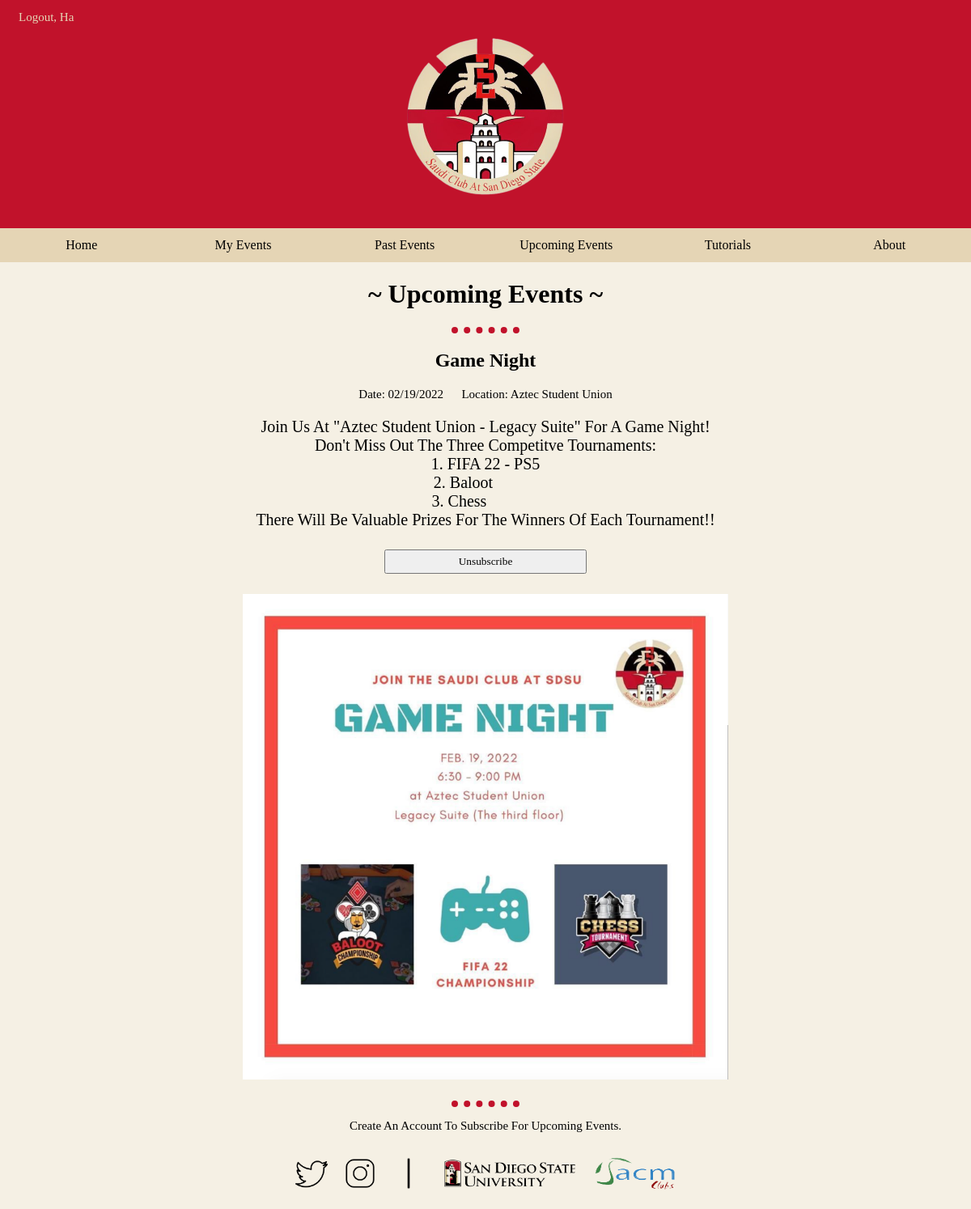
Page /upcoming-events.php (signed in) on the committed database.
### tables this page shows
CREATE TABLE `events` (
  `eventid` int(11) NOT NULL,
  `eventname` varchar(60) NOT NULL,
  `eventdetails` varchar(300) NOT NULL,
  `eventdate` varchar(60) NOT NULL,
  `eventlocation` varchar(100) NOT NULL,
  `upcoming` int(2) NOT NULL,
  `image` varchar(400) NOT NULL
);

### upcoming-events.php (the view, shortened to what this page needs)
<!DOCTYPE html>
<html>
  <head>
    <link rel="stylesheet" href="css/styles.css">
  </head>
  <body>
    <?php include 'navbar.php';?>
    <div class="Upcoming_events" style="text-align: center;">
      <h1>~ Upcoming Events ~</h1>
      <hr>
      <?php
        $query = "SELECT * FROM events WHERE upcoming=1";
        $upcoming_events = mysqli_query($db, $query);
        while ($row = $upcoming_events->fetch_array(MYSQLI_NUM)) {
          $event_id = $row[0];
          $event_name = $row[1];
          $event_details = $row[2];
          $event_date = $row[3];
          $event_location = $row[4];
          $image = $row[6];
          ?>
          <h2> <?php echo $event_name; ?> </h2>
          <p class="subtext">Date: <?php echo $event_date; ?> &emsp; Location: <?php echo $event_location; ?> </p>
          <p>
            <?php echo $event_details; ?>
            <?php if( isset($_SESSION['userid'])){
                    $query = "SELECT * FROM userevents WHERE userid={$_SESSION['userid']} AND registered = 0";
                    $not_registered = mysqli_query($db, $query);
                    if (mysqli_num_rows($not_registered) == 1) {
                      ?>
                      <form class="Events-Registeration" action = "" method = "post">
                        <input type="hidden" name = "event_id" value ="<?php echo $event_id; ?>" >
                        <input type="submit" name="Register-upcoming" value="Subscribe" style="width: 250px; height: 30px;">
                      </form>
                      <?php
                    }
                    else{
                      ?>
                      <form class="Events-Registeration" action = "" method = "post">
                        <input type="submit" name="Deregister-upcoming" value="Unsubscribe" style="width: 250px; height: 30px;">
                      </form>
                      <?php
                    }
                  }
            ?>
          </p>
          <img class = "slideshow" src= "<?php echo $image; ?>" style="width:50%">
          <br><br>
        <?php
        }
      ?>
      <hr>
      <p class="subtext">Create an Account to subscribe for upcoming events.</p>
    </div>
    <?php include 'footer.php';?>
  </body>
</html>

### css/styles.css (style rules this page uses)
* { font-family: Copperplate; text-transform: capitalize; }
body { background-color: #E5D5B55A; margin-top: 0px; margin-left: 0px; margin-right: 0px; margin-bottom: 0px; text-align: center; }
p { font-size: 20px; margin-bottom: 25px; }
p.subtext { font-size: 15px; margin-bottom: 10px; }
hr { border-color: #C1122B; border-style: none; border-top-style: dotted; border-width: 8px; width: 7%; }
.Events-Registeration { display: inline-block; }
* { box-sizing: border-box }
img.slideshow { max-height: 650px; width: auto; vertical-align: middle; }
form { text-align: left; }

### rows in the picture
events: eventname "Game Night", eventdate "02/19/2022", eventlocation "Aztec Student Union", eventdetails "Join Us At \"aztec Student Union - Legacy Suite\" For A Game Night! Don't Miss Out The Three Competitve Tournaments: 1. FIFA 22 - PS5 2. Baloot 3. Chess There Will Be Valuable Prizes For The Winners Of Each Tournament!!", image (picture)

### other values in the picture
$_SESSION['username'] "Ha"
